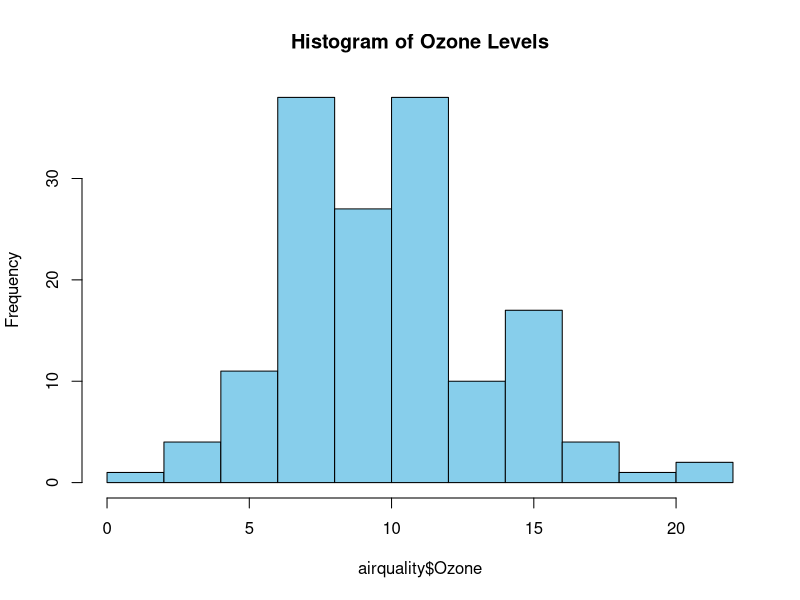
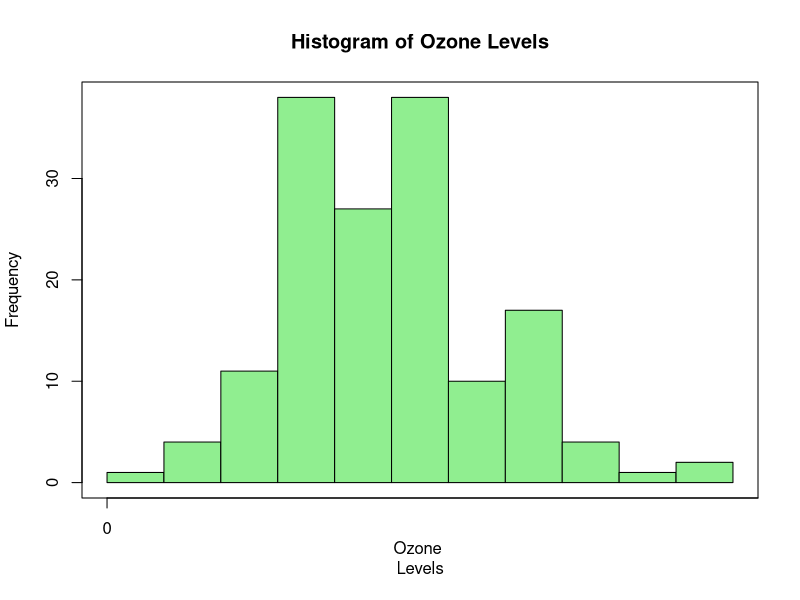
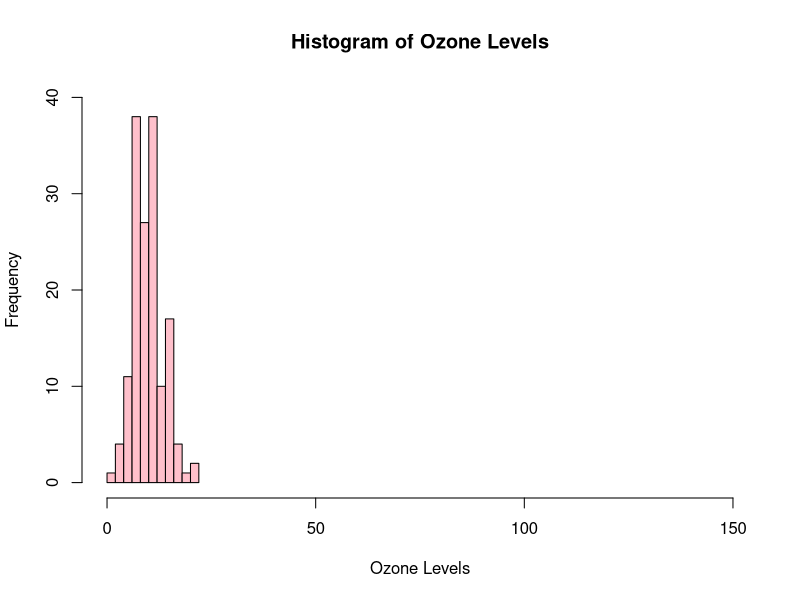
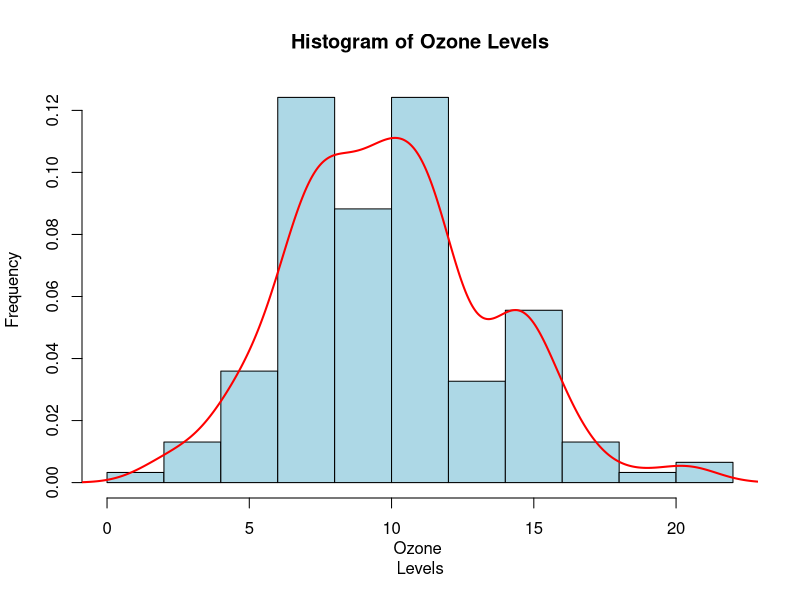

These figures' R source, in order:
#data()
#data("airquality")
#print(airquality)

#a) Assigning names, using the air quality data set
names(airquality) <- c("Day", "Month", "Ozone", "Solar.R", "Wind", "Temp")

#b)Change colors of the Histogram
hist(airquality$Ozone, col = "skyblue", main = "Histogram of Ozone Levels")

#c)Remove Axis and Add labels to Histogram
hist(airquality$Ozone, col = "lightgreen", main = "Histogram of Ozone Levels",
xlab = "Ozone 
Levels", ylab = "Frequency", axes = FALSE)
axis(side = 1, at = seq(0, 200, by = 25), labels = seq(0, 200, by = 25))
axis(side = 2)
box()

#d)Change Axis limits of a Histogram
hist(airquality$Ozone, col = "pink", main = "Histogram of Ozone Levels",
     xlim = c(0, 150), ylim = c(0, 40), xlab = "Ozone Levels",
     ylab = "Frequency")

#e)Add Density curve to the histogram
hist(airquality$Ozone, col = "lightblue", main = "Histogram of Ozone Levels",
xlab = "Ozone 
Levels", ylab = "Frequency", prob = TRUE)
lines(density(airquality$Ozone), col = "red", lwd = 2)